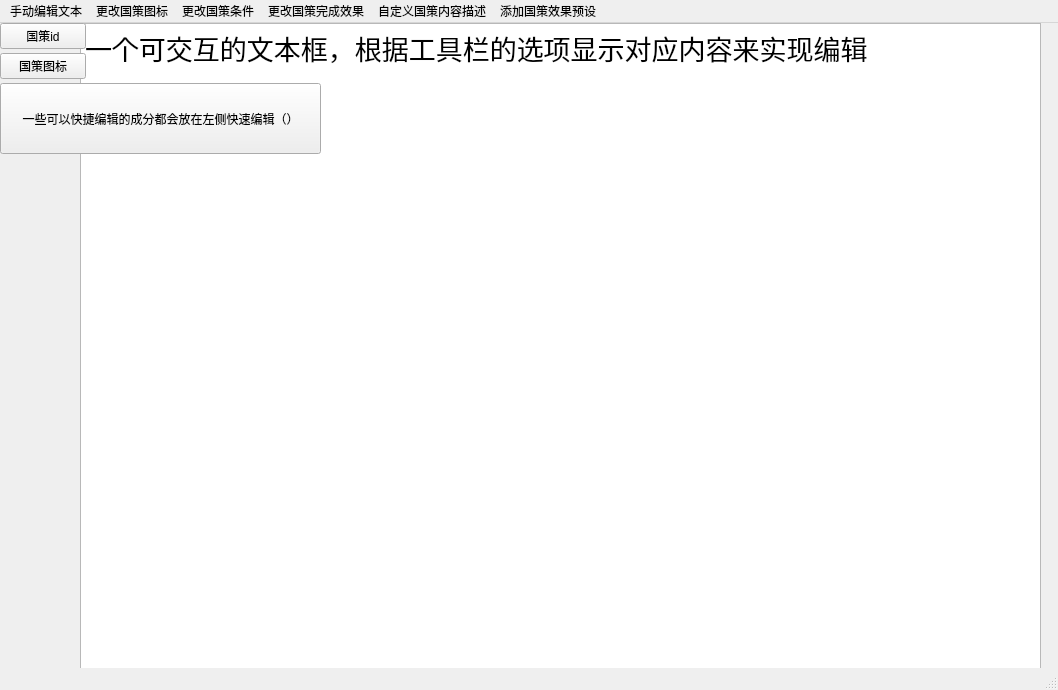
<?xml version="1.0" encoding="UTF-8"?>
<ui version="4.0">
 <class>FocusEditor</class>
 <widget class="QMainWindow" name="FocusEditor">
  <property name="geometry">
   <rect>
    <x>0</x>
    <y>0</y>
    <width>1058</width>
    <height>690</height>
   </rect>
  </property>
  <property name="windowTitle">
   <string>MainWindow</string>
  </property>
  <widget class="QWidget" name="centralwidget">
   <widget class="QTextBrowser" name="textBrowser">
    <property name="geometry">
     <rect>
      <x>80</x>
      <y>0</y>
      <width>961</width>
      <height>651</height>
     </rect>
    </property>
    <property name="html">
     <string>&lt;!DOCTYPE HTML PUBLIC &quot;-//W3C//DTD HTML 4.0//EN&quot; &quot;http://www.w3.org/TR/REC-html40/strict.dtd&quot;&gt;
&lt;html&gt;&lt;head&gt;&lt;meta name=&quot;qrichtext&quot; content=&quot;1&quot; /&gt;&lt;meta charset=&quot;utf-8&quot; /&gt;&lt;style type=&quot;text/css&quot;&gt;
p, li { white-space: pre-wrap; }
hr { height: 1px; border-width: 0; }
li.unchecked::marker { content: &quot;\2610&quot;; }
li.checked::marker { content: &quot;\2612&quot;; }
&lt;/style&gt;&lt;/head&gt;&lt;body style=&quot; font-family:'Microsoft YaHei UI'; font-size:9pt; font-weight:400; font-style:normal;&quot;&gt;
&lt;p style=&quot; margin-top:0px; margin-bottom:0px; margin-left:0px; margin-right:0px; -qt-block-indent:0; text-indent:0px;&quot;&gt;&lt;span style=&quot; font-size:20pt;&quot;&gt;一个可交互的文本框，根据工具栏的选项显示对应内容来实现编辑&lt;/span&gt;&lt;/p&gt;&lt;/body&gt;&lt;/html&gt;</string>
    </property>
   </widget>
   <widget class="QPushButton" name="pushButton">
    <property name="geometry">
     <rect>
      <x>0</x>
      <y>0</y>
      <width>86</width>
      <height>26</height>
     </rect>
    </property>
    <property name="text">
     <string>国策id</string>
    </property>
   </widget>
   <widget class="QPushButton" name="pushButton_2">
    <property name="geometry">
     <rect>
      <x>0</x>
      <y>30</y>
      <width>86</width>
      <height>26</height>
     </rect>
    </property>
    <property name="text">
     <string>国策图标</string>
    </property>
   </widget>
   <widget class="QPushButton" name="pushButton_3">
    <property name="geometry">
     <rect>
      <x>0</x>
      <y>60</y>
      <width>321</width>
      <height>71</height>
     </rect>
    </property>
    <property name="text">
     <string>一些可以快捷编辑的成分都会放在左侧快速编辑（）</string>
    </property>
   </widget>
  </widget>
  <widget class="QMenuBar" name="menubar">
   <property name="geometry">
    <rect>
     <x>0</x>
     <y>0</y>
     <width>1058</width>
     <height>17</height>
    </rect>
   </property>
   <widget class="QMenu" name="menu">
    <property name="title">
     <string>更改国策图标</string>
    </property>
   </widget>
   <widget class="QMenu" name="menu_2">
    <property name="title">
     <string>更改国策条件</string>
    </property>
   </widget>
   <widget class="QMenu" name="menu_3">
    <property name="title">
     <string>更改国策完成效果</string>
    </property>
   </widget>
   <widget class="QMenu" name="menu_4">
    <property name="title">
     <string>手动编辑文本</string>
    </property>
   </widget>
   <widget class="QMenu" name="menu_5">
    <property name="title">
     <string>自定义国策内容描述</string>
    </property>
   </widget>
   <widget class="QMenu" name="menu_6">
    <property name="title">
     <string>添加国策效果预设</string>
    </property>
    <addaction name="actionA_2"/>
    <addaction name="actionB_2"/>
    <addaction name="actionC_2"/>
   </widget>
   <addaction name="menu_4"/>
   <addaction name="menu"/>
   <addaction name="menu_2"/>
   <addaction name="menu_3"/>
   <addaction name="menu_5"/>
   <addaction name="menu_6"/>
  </widget>
  <widget class="QStatusBar" name="statusbar"/>
  <action name="actionA">
   <property name="text">
    <string>A</string>
   </property>
  </action>
  <action name="actionB">
   <property name="text">
    <string>B</string>
   </property>
  </action>
  <action name="actionC">
   <property name="text">
    <string>C</string>
   </property>
  </action>
  <action name="actionA_2">
   <property name="text">
    <string>A</string>
   </property>
  </action>
  <action name="actionB_2">
   <property name="text">
    <string>B</string>
   </property>
  </action>
  <action name="actionC_2">
   <property name="text">
    <string>C</string>
   </property>
  </action>
 </widget>
 <resources/>
 <connections/>
</ui>
